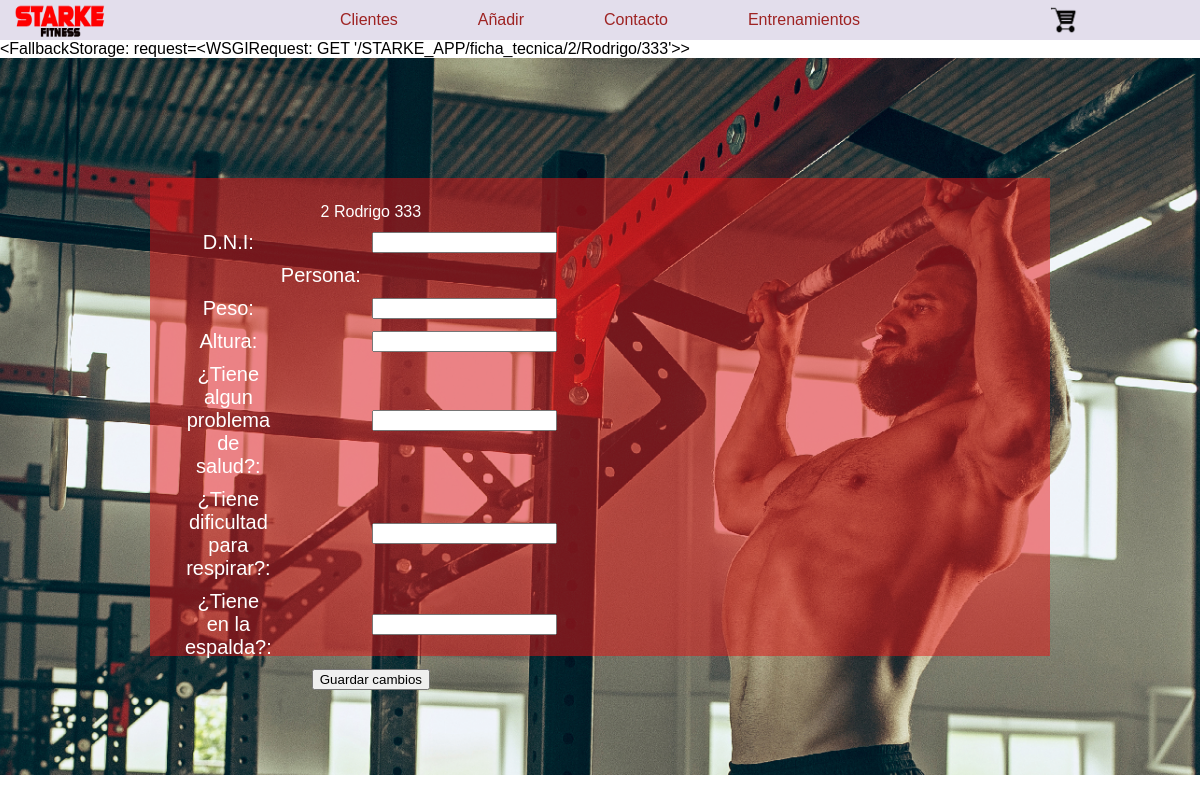
The page /STARKE_APP/ficha_tecnica/2/Rodrigo/333 on the database its author committed.
### STARKE_APP/models.py (models this page shows, shortened)
class Clientes_model (models.Model):
     MUJER = 'Femenino'
     HOMBRE = 'Masculino'
     OTRO = 'Otro'
     GENEROS = [
          (MUJER,'Mujer'),
          (HOMBRE,'Hombre'),
          (OTRO,'Otro'),
                ]
     id= models.AutoField(primary_key=True)
     barrio = models.CharField(max_length=50, blank = True, null = True)
     nombre = models.CharField(max_length=50, blank = True, null = True)
     apellido = models.CharField(max_length=50, null = True)
     dni= models.IntegerField(blank = True, null = True)
     fecha_nac = models.DateField(auto_now_add=False,auto_now=False,null=True, blank = True)
     edad = models.IntegerField(blank = True, null = True)
     Generos = models.CharField(max_length=20,
                                choices = GENEROS,
                                default = MUJER,
                                blank = True, null = True)
     telefono = models.IntegerField(blank = True, null = True)
     telefono_emergencia = models.IntegerField(blank = True, null = True)
     email = models.EmailField(max_length=50,blank = True, null = True)
     red_social = models.CharField(max_length=50,blank = True, null = True)

### STARKE_APP/views.py (the view, shortened to what this page needs)
# urls.py: path('ficha_tecnica/<id>/<nombre>/<dni>',ficha_tecnica, name ='ficha_tecnica'),
def ficha_tecnica (request,id,nombre,dni):
 form = fichaTec_form()
 form_2=Clientes_model(id=id,nombre=nombre,dni=dni)
 return render (request,'STARKE_APP/clientes/ficha_tecnica.html',{'form':form,'form_2':form_2})

### STARKE_APP/forms.py
class fichaTec_form(forms.ModelForm):
  class Meta:
    model = FichaTec_model
    fields ='__all__'

### STARKE_APP/templates/STARKE_APP/clientes/ficha_tecnica.html (shortened to what this page needs)
{% extends "STARKE_APP/clientes/formulario_padre.html" %}
      {% block main %}
      <form class ="form_datos" action="{% url 'ficha_tecnica' form_2.id form_2.nombre form_2.dni %}" , method = "POST">{% csrf_token %}
{{ form_2.id }}
{{ form_2.nombre }}
{{ form_2.dni }}
        <div class="form-group">
          <label><p>D.N.I:</p></label>
          {{ form.dni }}
        </div>
        <div class="form-group">
          <label><p>Persona:</p></label>
      </div>
        <div class="form-group">
          <label><p>Peso:</p></label>
          {{ form.peso }}
      </div>
      <div class="form-group">
          <label><p>Altura:</p></label>
          {{ form.altura }}
      </div>
      <div class="form-group">
          <label><p>¿Tiene algun problema de salud?:</p></label>
          {{ form.pregunta_1 }}
      </div>
      <div class="form-group">
          <label><p>¿Tiene dificultad para respirar?:</p> </label>
          {{ form.pregunta_2 }}
       </div>
        <div class="form-group">
        <label><p>¿Tiene en la espalda?: </p></label>
        {{ form.pregunta_3 }}
         </div>
        <button type ="submit" class="boton">Guardar cambios</button>
      </form>
    </div>
  </div>
  {% endblock %}

### STARKE_APP/static/STARKE_APP/css/styles_2.css (style rules this page uses)
* { font-family: century-gothic, sans-serif; margin:0px; }
.form_datos { justify-content: space-between; margin: auto; grid-column: 1/3; grid-row: 2/3; }
.form-group { margin: 10px; display: flex; align-items: center; }
.form-group label { margin: auto; padding-right: 100px; }
.form-group p { color: #ffffff; font-size: 20px; margin: auto; }

### rows shown on the page
Clientes_model: id "2", nombre "Rodrigo", dni "333"

### other values the page prints
{{ messages }} "<FallbackStorage: request=<WSGIRequest: GET '/STARKE_APP/ficha_tecnica/2/Rodrigo/333'>>"
